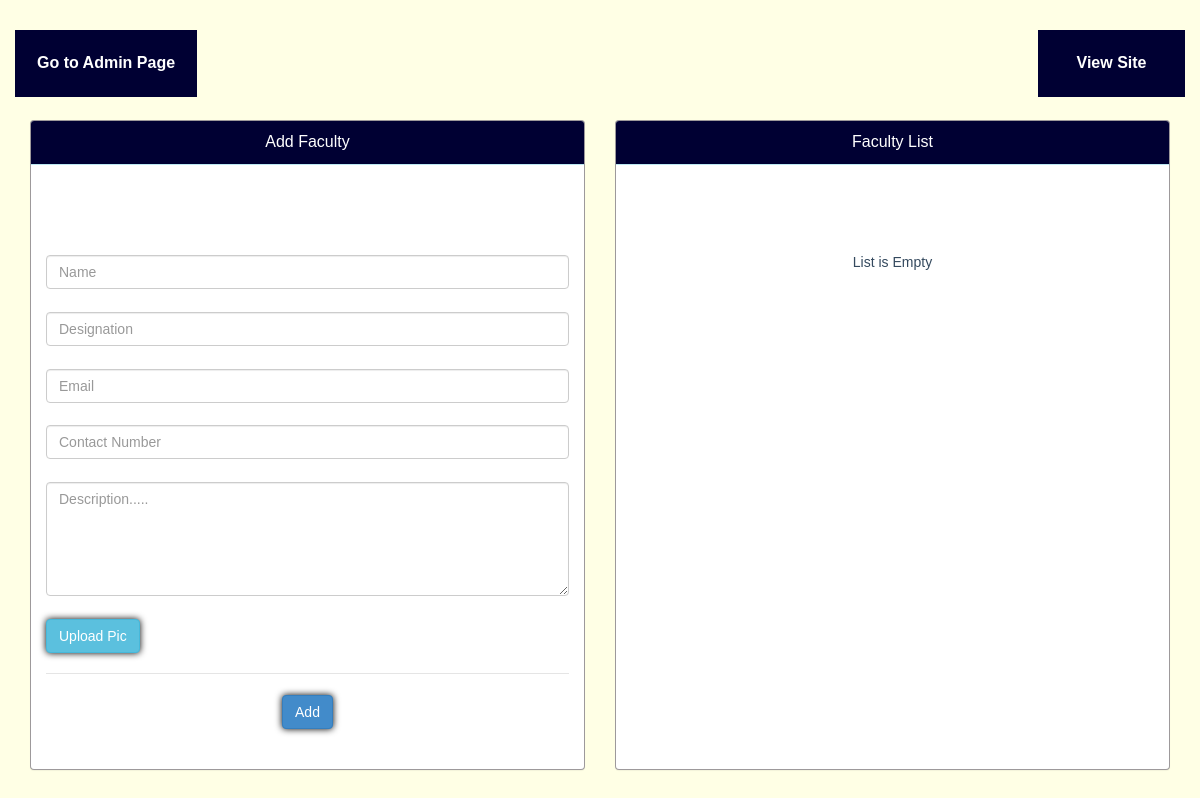
/admin/faculty_add.php (signed in), run on an earlier commit of the app's database.
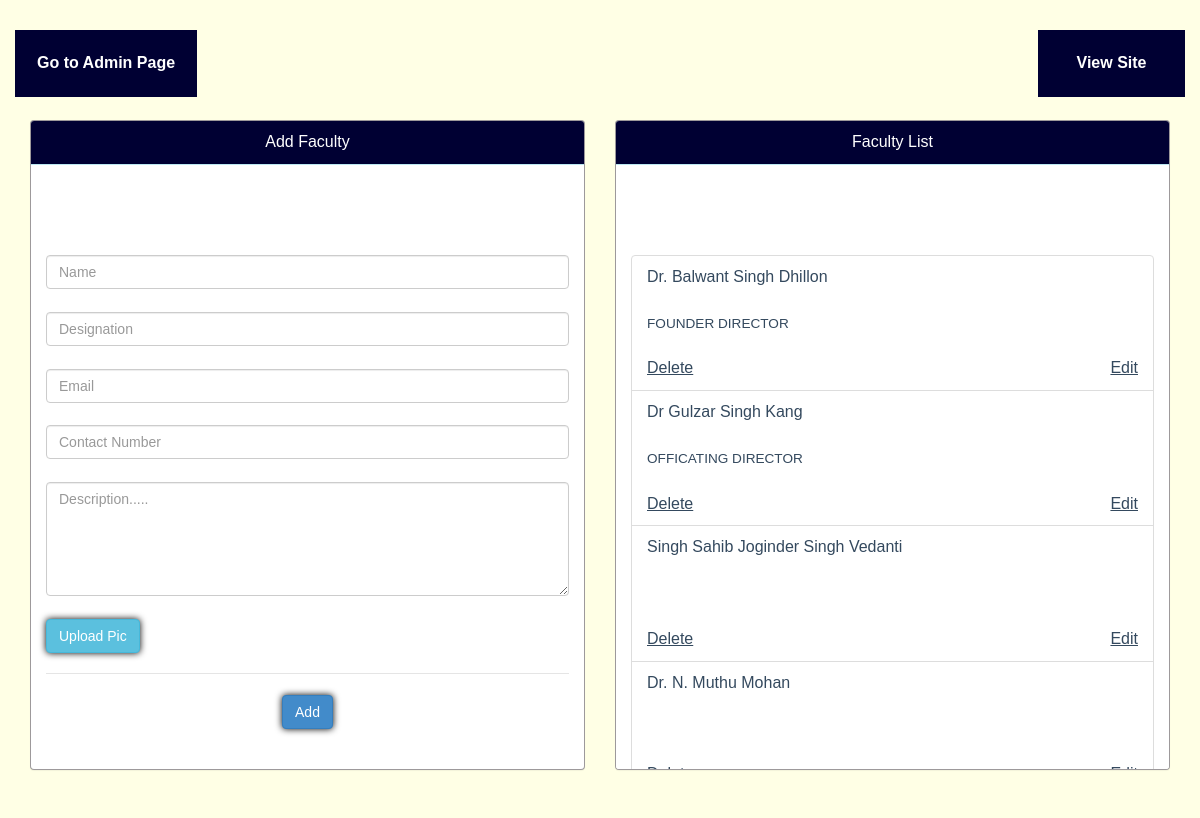
And on a later commit of the database.
### tables this page shows
CREATE TABLE `faculty` (
  `id` int(11) NOT NULL,
  `name` varchar(51) NOT NULL,
  `image` varchar(61) NOT NULL,
  `designation` varchar(51) NOT NULL,
  `email` varchar(51) NOT NULL,
  `contact` varchar(15) NOT NULL,
  `description` varchar(15000) NOT NULL
);

### admin/faculty_add.php (the view, shortened to what this page needs)
<?php
$rsp="";
$alertype="";
$dmsg="";
$dalert="";
?>
<?php include 'includes/meta.php';  ?>
    <?php
        include 'includes/css.php';
    ?>
<body>
<div class="container">
<div class="nav">
        <a href="../admin"><span class="pull-left text-center">Go to Admin Page</span></a>
        <a href="../"><span class="pull-right text-center">View Site</span></a>
</div>
<div class="col-md-6">
    <div class="panel panel-info">
    <div class="panel-heading text-center">Add Faculty</div>
<div class="panel-body">
<div id="alert" class="alert alert-<?php echo $alertype;?>" aria-hidden="true" role="alert">
    <span class="sr-only" style="position:relative">  <?php echo $rsp; ?></span></div>
<form action="" method="POST">
    <input type="text" name="name" class="form-control" placeholder="Name" autofocus><br>
    <input type="text" name="desig" class="form-control" placeholder="Designation"><br>
    <input type="email" name="email" class="form-control" placeholder="Email"><br>
    <input type="contact" name="contact" class="form-control" placeholder="Contact Number"><br>
    <textarea name="desc" rows="5" class="form-control"  placeholder="Description....."></textarea><br>
 <div class="btn btn-info" data-toggle="modal" data-target="#picup">Upload Pic<input style="display:none" id="picname" name="pname"></div>
    <hr>
    <center><button type="submit" name="submit" value="create" class="btn btn-primary">Add</button></center>
</form>
</div>
</div>
</div>
<div class="col-md-6">
<div class="panel panel-info">
  <div class="panel-heading text-center">Faculty List</div>
  <div class="panel-body">
  <div id="alert" class="alert alert-<?php echo $dalert;?>" aria-hidden="true" role="alert">
    <span class="sr-only" style="position:relative">  <?php echo $dmsg; ?></span></div>
    <ul class="list-group">
                <?php
                    $sql = "SELECT name, designation,id FROM faculty ORDER BY id ASC";
                    $run = $db->query($sql);
                    if ($run->num_rows > 0) {
                        while($row = $run->fetch_assoc()) {
                            echo"<li class='list-group-item'>".$row['name']."<br><small><br>".$row['designation']."</small><br><br><a href='?del=".$row['id']."'>Delete</a><a class='pull-right' href='faculty_edit?edit=".$row['id']."'>Edit</a></li>";
                        }
                    }
                    else {
                        echo "<h5 class='no_event text-center'>List is Empty</h5>";
                    }
                ?>
      </ul>
  </div>
</div>
</div>
</body>
</html>

### admin/includes/meta.php (shortened to what this page needs)
<!DOCTYPE html>
<html lang="en">
<head>

### admin/includes/css.php (shortened to what this page needs)
<link href="../css/animate.min.css" rel="stylesheet">
<link href="../css/bootstrap.min.css" rel="stylesheet">
<link href="../css/font-awesome.min.css" rel="stylesheet">
<link href="../css/prettyPhoto.min.css" rel="stylesheet">
<link href="../css/main.min.css" rel="stylesheet">
<link href="../css/adjust.min.css" rel="stylesheet">
<link href="../css/animate.css" rel="stylesheet">
  <link href="../css/startload.css" rel="stylesheet" />
<link href="../css/mediaset.min.css" rel="stylesheet" type="text/css">

### admin/includes/css.php (style rules this page uses)
input { position:static; }
a { text-decoration:underline !important; }
body { background-image:url('../img/bhavan.jpg'); background-repeat:no-repeat; background-size:cover; }

### admin/faculty_add.php (style rules this page uses)
.panel { border-color:rgba(10,1,6,0.4); height:650px !important; overflow-y:scroll; }
.panel-heading { background-color:#003 !important; color:#fff !important; border-radius:0%; text-align:center; }
.panel a { color:#34495E !important; text-transform:underline !important; }
.nav { margin-top:0 !important; margin-bottom:2%; width:100%; min-height:50px; }
.nav span { padding:18px; background-color:#003; border:#003 4px solid; color:white; min-width:147px; font-weight:600; transition:background-color 0.5s ease-in, border 0.5s; }
body { padding-top:30px; background-image:url('../img/bhavan.jpg'); background-repeat:no-repeat; background-size:cover; }

What changed in the data, as far as the page shows it:
added faculty: name "Dr. Balwant Singh Dhillon", designation "FOUNDER DIRECTOR"
added faculty: name "Dr Gulzar Singh Kang", designation "OFFICATING DIRECTOR"
added faculty: name "Singh Sahib Joginder Singh Vedanti"
added faculty: name "Dr. N. Muthu Mohan"
Also different on the page:
text no longer shown: "List is Empty"
